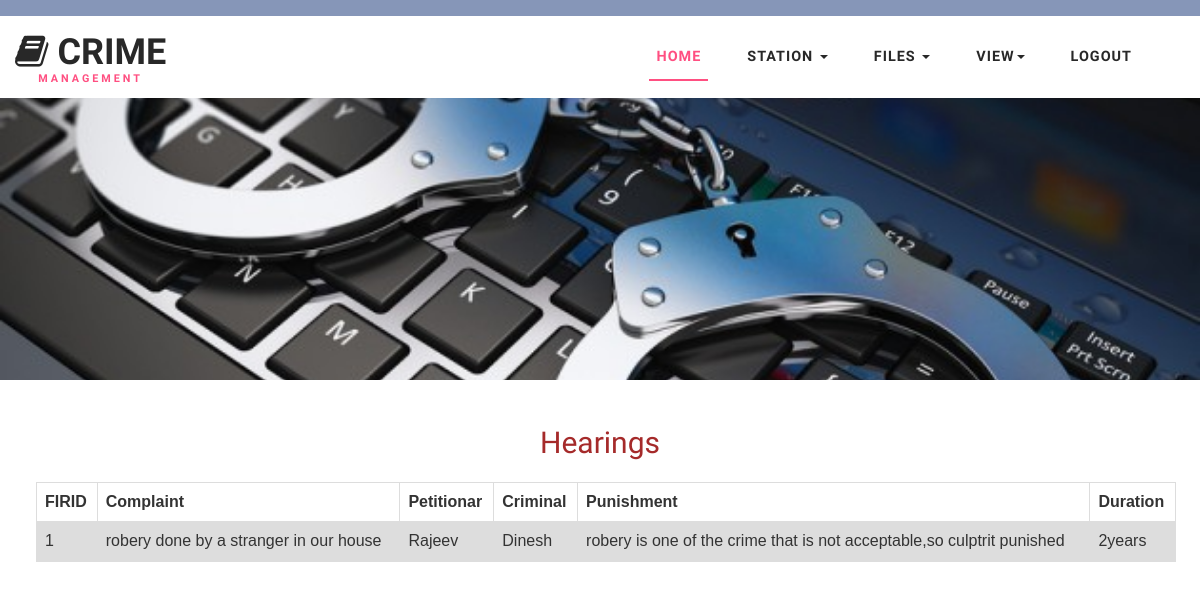
The app's page /adminviewpunishment?id=1 with its own data.
### crimeapp/models.py (models this page shows)
class Punishment(models.Model):
    hid=models.ForeignKey(Hearing,on_delete=models.CASCADE,blank=True,null=True)
    punishment=models.CharField(max_length=100)
    duration=models.CharField(max_length=100)

class Hearing(models.Model):
    firid=models.ForeignKey(Fir,on_delete=models.CASCADE,blank=True,null=True)
    heardate=models.DateField()
    updates=models.CharField(max_length=100)

class Fir(models.Model):
    cid=models.ForeignKey(Complaint,on_delete=models.CASCADE,blank=True,null=True)
    crid=models.ForeignKey(Criminal,on_delete=models.CASCADE,blank=True,null=True)
    firdate=models.DateField(auto_now=True)
    lawapplied=models.CharField(max_length=100)
    details=models.CharField(max_length=100)

class Complaint(models.Model):
    sid=models.ForeignKey(Station,on_delete=models.CASCADE,blank=True,null=True)
    pid=models.ForeignKey(Publicuser,on_delete=models.CASCADE,blank=True,null=True)
    comptitle=models.CharField(max_length=100)
    desc=models.CharField(max_length=100)
    identification=models.CharField(max_length=100)
    cdate=models.DateField(auto_now=True)
    status=models.CharField(max_length=100)

class Publicuser(models.Model):
    name=models.CharField(max_length=100)
    address=models.CharField(max_length=100)
    email=models.CharField(max_length=100)
    contact=models.CharField(max_length=100)
    vid=models.CharField(max_length=100,null=True)
    aid=models.CharField(max_length=100,null=True)

class Criminal(models.Model):
    name=models.CharField(max_length=100)
    age=models.CharField(max_length=100,null=True)
    height=models.CharField(max_length=100,null=True)
    weight=models.CharField(max_length=100,null=True)
    gender=models.CharField(max_length=100,null=True)
    address=models.CharField(max_length=100,null=True)
    contact=models.CharField(max_length=100,null=True)
    identification=models.CharField(max_length=100)
    nickname=models.CharField(max_length=100,null=True)
    optype=models.CharField(max_length=100,null=True)
    photo=models.ImageField()
    thumb=models.ImageField(null=True)

### crimeapp/views.py (the view)
# urls.py: path('adminviewpunishment', views.adminviewpunishment),
def adminviewpunishment(request):
    id=request.GET.get('id')
    data = Punishment.objects.filter(hid=id)
    return render(request, 'adminviewpunishment.html', {'data': data})

### template/adminviewpunishment.html (shortened to what this page needs)
{% extends 'adminheader.html' %}
{% block content1 %}
<form method="POST">
<br>
<br>
<h2 align="center" style="color:brown">Hearings</h2>
<br>
<table class="customers">
<tr>
    <th>FIRID</th>
    <th>Complaint</th>
    <th>Petitionar</th>
    <th>Criminal</th>
    <th>Punishment</th>
    <th>Duration</th>
</tr>
    {% for x in data %}
    <tr>
        <td>{{x.hid.firid.id}}</td>
        <td>{{x.hid.firid.cid.desc}}</td>
        <td>{{x.hid.firid.cid.pid.name}}</td>
        <td>{{x.hid.firid.crid.name}}</td>
        <td>{{x.punishment}}</td>
        <td>{{x.duration}}</td>
        </tr>
    {% endfor %}
</table>
<br>
<br>
<br>
<br>
<br>
<br>
<br>
<br>
</form>
{% endblock %}

### static/css/style.css (style rules this page uses)
html, body { margin: 0; font-size: 100%; background: #fff; font-family: 'Work Sans', sans-serif; }
h1, h2, h3, h4, h5, h6 { margin: 0; font-family: 'Work Sans', sans-serif; }

### template/adminviewpunishment.html (style rules this page uses)
table { font-family: arial, sans-serif; border-collapse: collapse; width: 95%; margin-left: 3%; border: #000000; }
td, th { border: 1px solid #dddddd; text-align: left; padding: 8px; }
tr:nth-child(even) { background-color: #dddddd; }

### records on screen
Punishment: hid.firid.id "1", hid.firid.cid.desc "robery done by a stranger in our house", hid.firid.cid.pid.name "Rajeev", hid.firid.crid.name "Dinesh", punishment "robery is one of the crime that is not acceptable,so culptrit punished", duration "2years"
